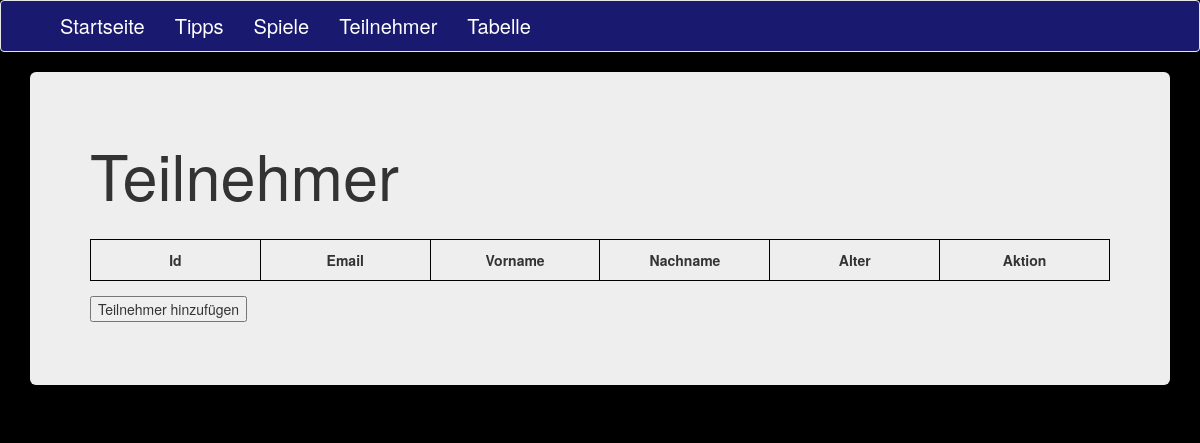
Before: /profile with the older database file.
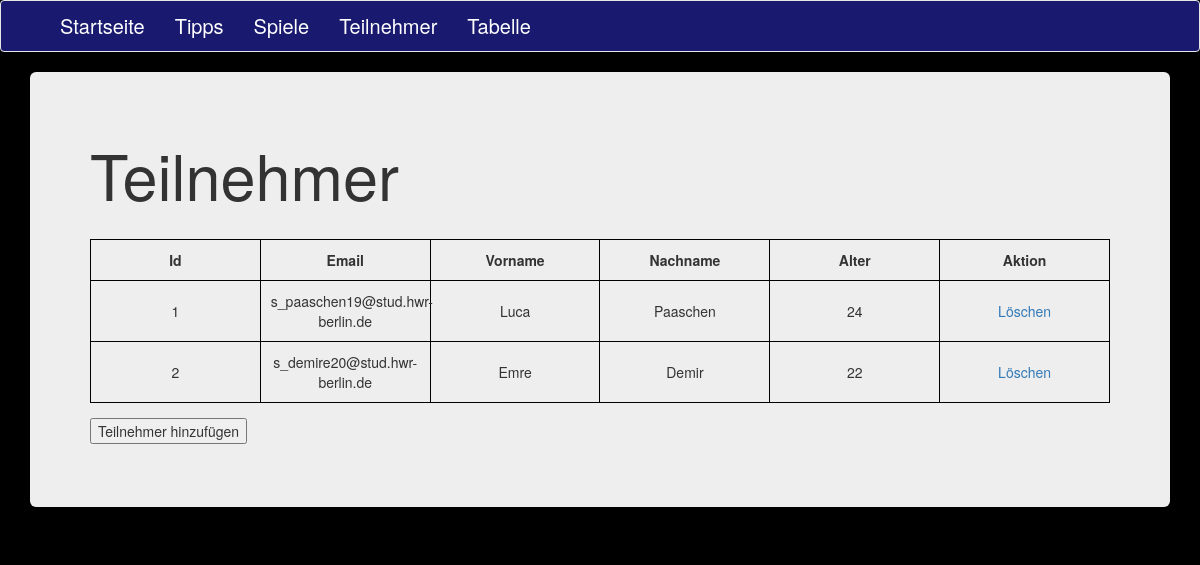
After: the same page with the newer database file.
### backend/models/models.py (models this page shows, shortened)
class Profile(Base):
    __tablename__ = "profile"
    id = Column(Integer, primary_key=True)
    first_name = Column(String(20), unique=False, nullable=False)
    last_name = Column(String(20), unique=False, nullable=False)
    age = Column(Integer, nullable=False)
    mail = Column(String(40), nullable=False, unique=True)
    password = Column(String(20), nullable=False, unique=False)

### backend/app.py (the view)
@app.route('/profile')
def profil():
    with SessionLocal() as session:
        profiles = session.query(Profile).all()
    return render_template('profile.html', profiles=profiles)

### backend/templates/profile.html (shortened to what this page needs)
{% extends 'layouts.html' %}
{% block body %}
    <div class="jumbotron">
            <h1>Teilnehmer</h1>
            <br>
            <table style="width: 100%">
               <thead>
                  <th>Id</th>
                  <th>Email</th>
                  <th>Vorname</th>
                  <th>Nachname</th>
                  <th>Alter</th>
                  <th>Aktion</th>
               </thead>
               {% for data in profiles %}
               <tbody>
                  <td>{{data.id}}</td>
                  <td>{{data.mail}}</td>
                  <td>{{data.first_name}}</td>
                  <td>{{data.last_name}}</td>
                  <td>{{data.age}}</td>
                  <td><a href="/delete/{{data.id}}" type="button">Löschen</a></td>
                </tbody>
                {% endfor%}
             </table>
                <form action="/add_data">
                    <input type="submit" value="Teilnehmer hinzufügen" />
                </form>
    </div>
{% endblock %}

### backend/templates/layouts.html (shortened to what this page needs)
<!DOCTYPE html>
<html>
    <head>
        <link rel="stylesheet" href="https://cdn.jsdelivr.net/npm/bootstrap@3.3.7/dist/css/bootstrap.min.css">
        <link rel="stylesheet" href="backend/static/style.css">
    </head>
    <body>
        {% include 'includes/_navbar.html'%}
        <div class="container">
        {% block body %}{% endblock %}
        </div>
    </body>
</html>

### backend/templates/includes/_navbar.html (shortened to what this page needs)
<nav class="navbar navbar-default">
    <div class="container">
        <div id="navbar" class="collapse navbar-collapse">
            <ul class="nav navbar-nav">
                <li><a href="/">Startseite</a></li>
                <li><a href="/tipps">Tipps</a></li>
                <li><a href="/partien">Spiele</a>
                <li><a href="/profile">Teilnehmer</a></li>
                <li><a href="/tabelle">Tabelle</a></li>
            </ul>
        </div>
    </div>
</nav>

### backend/static/style.css (style rules this page uses)
body { background-color: #000000; }
table, th, td { border: 1px solid black; border-collapse: collapse; padding: 10px; table-layout: fixed; text-align: center; }

### backend/templates/includes/_navbar.html (style rules this page uses)
.navbar-default { background-color: Midnightblue; }
.navbar-default .navbar-nav > li > a { font-size: 20px; color: white; text-align: center; }

### backend/templates/profile.html (style rules this page uses)
table, th, td { border: 1px solid black; border-collapse: collapse; }

Changed rows visible on the page:
added Profile: id "1", mail "s_paaschen19@stud.hwr-berlin.de", first_name "Luca", last_name "Paaschen", age "24"
added Profile: id "2", mail "s_demire20@stud.hwr-berlin.de", first_name "Emre", last_name "Demir", age "22"
